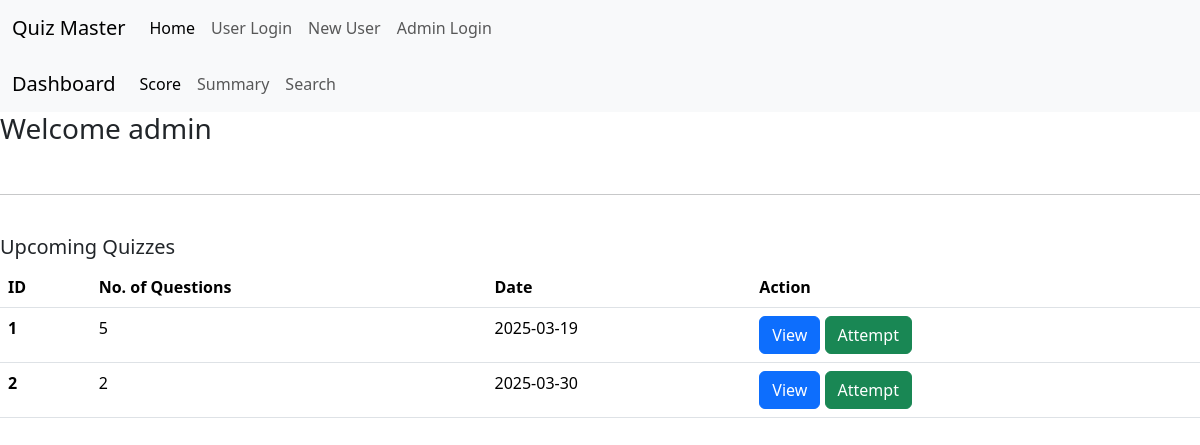
/user_dash/1, run on the app's committed database.
### application/models.py (models this page shows, shortened)
class User(db.Model):
    id=db.Column(db.Integer, primary_key=True)
    name=db.Column(db.String(80), unique=True, nullable=False)
    username=db.Column(db.String(120), unique=True, nullable=False)
    password=db.Column(db.String(80), nullable=False)
    qualification=db.Column(db.String(80), nullable=False)
    dob=db.Column(db.String(80), nullable=False)
    type=db.Column(db.String(80), nullable=False)
    scores=db.relationship('Scores', backref='user', lazy=True)

class Quiz(db.Model):
    id=db.Column(db.Integer, primary_key=True)
    chapter_id=db.Column(db.Integer, db.ForeignKey('chapter.id'), nullable=False)
    date_of_quiz=db.Column(db.Date, nullable=False)
    time_duration=db.Column(db.Time, nullable=False)
    remarks=db.Column(db.String(120), nullable=True)
    questions=db.relationship('Question', backref='quiz', lazy=True)
    scores=db.relationship('Scores', backref='quiz', lazy=True)

### application/controllers.py (the view)
@app.route('/user_dash/<int:id>',methods=['POST','GET'])
def user_dash(id):
    user=User.query.filter_by(id=id).first()
    quizes=Quiz.query.all()
    return render_template('user_dash.html',user=user,quizes=quizes)

### templates/user_dash.html (shortened to what this page needs)
{% extends 'base.html' %}
{% block content %}
<nav class="navbar navbar-expand-lg bg-body-tertiary">
    <div class="container-fluid">
      <a class="navbar-brand" href="/">Quiz Master</a>
      <div class="collapse navbar-collapse" id="navbarNav">
        <ul class="navbar-nav">
          <li class="nav-item">
            <a class="nav-link active" aria-current="page" href="/">Home</a>
          </li>
          <li class="nav-item">
            <a class="nav-link" href="/login">User Login</a>
          </li>
          <li class="nav-item">
            <a class="nav-link" href="/register">New User</a>
          </li>
          <li class="nav-item">
            <a class="nav-link" href="/admin">Admin Login</a>
          </li>
        </ul>
      </div>
    </div>
  </nav>
  <nav class="navbar navbar-expand-lg bg-body-tertiary">
    <div class="container-fluid">
      <a class="navbar-brand" href="/user_dash/{{user.id}}">Dashboard</a>
      <div class="collapse navbar-collapse" id="navbarSupportedContent">
        <ul class="navbar-nav me-auto mb-2 mb-lg-0">
          <li class="nav-item">
            <a class="nav-link active" aria-current="page" href="/user_dash/score/{{user.id}}">Score</a>
          </li>
          <li class="nav-item">
            <a class="nav-link" href="/user_dash/summary/{{user.id}}">Summary</a>
          </li>
          <li class="nav-item">
            <a class="nav-link" href="/user_dash/search/{{user.id}}">Search</a>
          </li>
        </ul>
      </div>
    </div>
  </nav>
<h3>Welcome {{user.name}}</h3>
<br>
<hr>
<br>
<div>
  <h5>Upcoming Quizzes</h5>
  <table class="table">
  <thead>
    <tr>
      <th scope="col">ID</th>
      <th scope="col">No. of Questions</th>
      <th scope="col">Date</th>
      <th scope="col">Action</th>
    </tr>
  </thead>
  <tbody>
    {% for quiz in quizes %}
    <tr>
      <th scope="row">{{quiz.id}}</th>
      <td>{{quiz.questions | length}}</td>
      <td>{{quiz.date_of_quiz}}</td>
      <td>
        <a href="/user_dash/quiz_view/{{user.id}}/{{quiz.id}}" class="btn btn-primary">View</a>
        <a href="/user_dash/quiz_attempt/{{user.id}}/{{quiz.id}}" class="btn btn-success">Attempt</a>
      </td>
    </tr>
    {% endfor %}
  </tbody>
</table>
</div>
{% endblock %}

### static/css/style.css (style rules this page uses)
body { margin: 0; padding: 0; }

### data on the page
User: name "admin"
Quiz: id "1", questions|length "5", date_of_quiz "2025-03-19"
Quiz: id "2", questions|length "2", date_of_quiz "2025-03-30"
